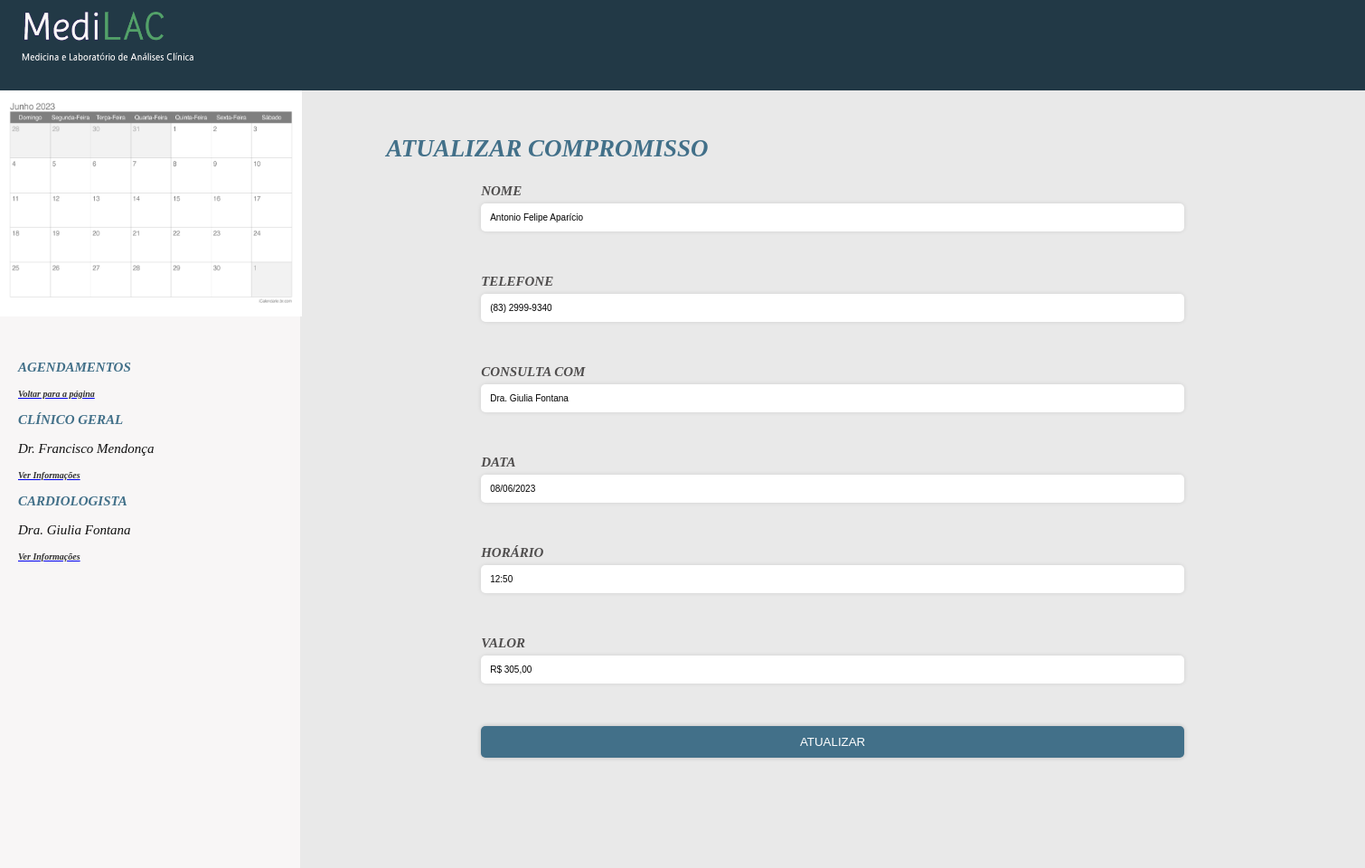
Screenshot of /atualizar.php?id=5 with the database file from the repository.
### tables this page shows
CREATE TABLE `agenda` (
  `id` int(11) NOT NULL,
  `nome` varchar(255) NOT NULL,
  `telefone` varchar(255) NOT NULL,
  `consulta_com` varchar(255) NOT NULL,
  `data` varchar(10) NOT NULL,
  `horario` varchar(5) NOT NULL,
  `valor` varchar(255) NOT NULL
);

### atualizar.php (the view, shortened to what this page needs)
<!DOCTYPE html>
<html lang="en">
<head>
    <link rel="stylesheet" href="estilo.css">
</head>
<body>
    <div class="principal">
    <header>
        <img class="imge" src= "logoagenda.png" width="220" height="80">
    </header>
    <aside>
<?php
include 'db.php';
$id = $_GET['id'];
$stmt = $pdo->prepare('SELECT * FROM agenda WHERE id = ?');
$stmt->execute([$id]);
$appointment = $stmt->fetch(PDO::FETCH_ASSOC);
$nome = $appointment['nome'];
$telefone = $appointment['telefone'];
$consulta_com = $appointment['consulta_com'];
$data = $appointment['data'];
$horario = $appointment['horario'];
$valor = $appointment['valor'];
?>
<!DOCTYPE html>
<html lang="pt-br">
<head>
</head>
<body><br>
    <h2>ATUALIZAR COMPROMISSO</h2>
    <form method="post">
    <label for="nome">NOME</label>
    <input type="text" name="nome" value="<?php echo $nome; ?>" required><br>
    <label for="telefone">TELEFONE</label>
    <input type="text" name="telefone" value="<?php echo $telefone; ?>" required><br>
    <label for="consulta_com">CONSULTA COM</label>
    <input type="text" name="consulta_com" value="<?php echo $consulta_com; ?>" required><br>
    <label for="data">DATA</label>
    <input type="text" name="data" value="<?php echo $data; ?>" required><br>
    <label for="horario">HORÁRIO</label>
    <input type="text" name="horario" value="<?php echo $horario; ?>" required><br>
    <label for="valor">VALOR</label>
    <input type="text" name="valor" value="<?php echo $valor; ?>" required><br>
    <button type="submit">ATUALIZAR</button>
</form>
</body>
</html>
</aside>
<section>
        <img src= "calendario-junho-2023.png" width="334" height="250"><br><br>
        <h3>AGENDAMENTOS</h3>
        <a href="index.php"><h4>Voltar para a página</h4></a>
        <h3>CLÍNICO GERAL</h3>
        <p>Dr. Francisco Mendonça</p>
        <a href="francisco.html"><h4>Ver Informações</h4></a>
        <h3>CARDIOLOGISTA</h3>
        <p>Dra. Giulia Fontana</p>
        <a href="giulia.html"><h4>Ver Informações</h4></a><br><br>
    </section>
</body>
</html>

### estilo.css (style rules this page uses)
* { box-sizing: border-box; }
body { padding: 0; margin: 0; font-size: 1.5rem; font-style: italic; color: rgb(80,78,78); text-align: center; }
p { color: rgb(17, 17, 17); text-align: left; font-size: 15px; margin-left: 20px; }
h2 { color: #427089; text-align:left; font-size: 27px; margin-left: 95px; }
h3 { color: #427089; text-align:left; font-size: 15px; margin-left: 20px; }
h4 { color: #323232; text-align:left; font-size: 10px; margin-left: 20px; }
.imge { margin-right: 1280px; }
.principal { width: 100%; margin: 0 auto; display: grid; grid-template-columns: 22% 78%; grid-template-rows: 100px 860px; grid-template-areas: "cabecalho cabecalho" "secao barra-lateral" "rodape rodape"; }
header { grid-area: cabecalho; background-color: #223946; }
section { grid-area: secao; background-color: #F8F6F6; }
aside { grid-area: barra-lateral; background-color: #E9E9E9; }
form { display: flex; flex-direction: column; margin-left: 200px; margin-right: 200px; }
label { font-weight: bold; margin-bottom: 5px; font-size: 15px; text-align: left; }
input[type="text"], input[type="email"], textarea { padding: 10px; margin-bottom: 20px; border-radius: 5px; border: none; box-shadow: 0px 0px 5px rgba(0, 0, 0, 0.1); font-size: 10px; }
button[type="submit"] { padding: 10px; background-color: #427089; color: #fff; border: none; border-radius: 5px; box-shadow: 0px 0px 5px rgba(0, 0, 0, 0.2); cursor: pointer; transition: all 0.3s ease; justify-content: center; }

### rows the page displays
agenda: nome "Antonio Felipe Aparício", telefone "(83) 2999-9340", consulta_com "Dra. Giulia Fontana", data "08/06/2023", horario "12:50", valor "R$ 305,00"
